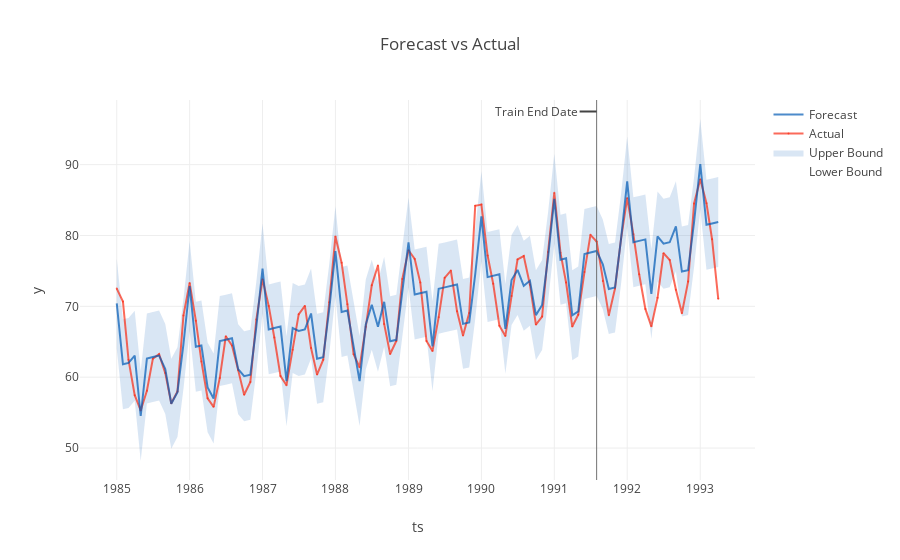

The notebook cell this image was saved under:
### Markdown cell above
## Backtest
Let's plot the historical forecast on the holdout test set.
You can zoom in to see how it performed in any given period.

### Code cell
backtest = result.backtest
fig = backtest.plot()
plotly.io.show(fig)
